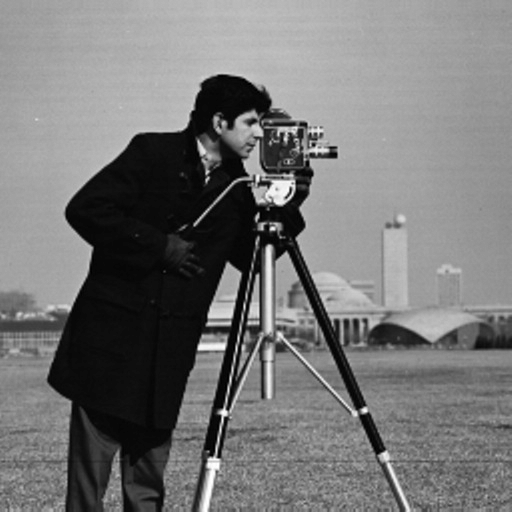
%> input picture class/cm.png, 512 x 512 px, given in place of serrano.png, which was not available
$ octave test_stgan.m   (GNU Octave 9; MATLAB toolbox functions it lacks are replaced by stand-ins)
%> lines starting %> are read from the running program, lines starting %| are printed output that depends on the picture; in (x1, y1, x2, y2) boxes, pixels count from 0 and x2, y2 are one past the last pixel; in counts of white or black regions, pixels touching at a corner belong together; the program's own positions count from 1; pictures that were not available may be replaced by others from this repository, and a replacement may not be noted
### exercises/eveaskari/Exc 18/changesize.m
function [input1, input2] = changesize(input1,input2)
%> called with input1 = 'MATLAB/serrano.png', input2 = 'MATLAB/Poem.jpg'

input1 = imread(input1);
%> input1: size 512x512 uint8; min 0, max 127, mean 24.4
input2 = imread(input2);
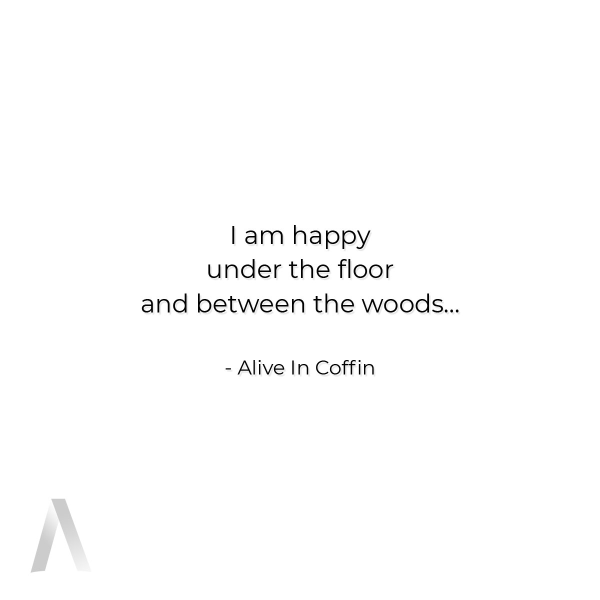
%> input picture exercises/eveaskari/Exc 18/Poem.jpg, 1200 x 1200 px (shown at 1/2 size)
%> input2 is the input picture: size 1200x1200x3 uint8; min 0, max 255, mean 252.6
[x, y] = size(input1);
%> x = 512; y = 512
%[w ,z] = size(input2);


input2 = imresize(input2, [x ,y]);
%> input2: size 512x512x3 uint8
input1 = imresize(input1, [x, y]);
end

%figure, imshow(I);
%figure, imshow(II);

### exercises/eveaskari/Exc 18/Stegano.m
function [input1, input2] = Stegano(input1, input2)

[input1, input2] = changesize(input1, input2);

indub = double(input1);

p1 = bitget(indub,1);
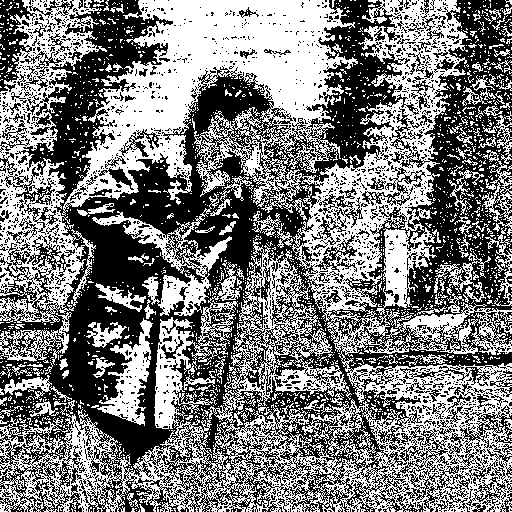
%> p1: size 512x512 logical; 48.9% white; 2051 white regions (1920 under 20 px), largest, box (x1, y1, x2, y2) and area: (0, 0, 512, 512) 91651, (0, 0, 107, 323) 13294, (92, 193, 232, 316) 3565
p2 = bitget(indub,2);
%> p2: size 512x512 logical; 46.3% white; 2190 white regions (2089 under 20 px), largest, box (x1, y1, x2, y2) and area: (0, 0, 512, 512) 104297, (0, 0, 60, 95) 2781, (161, 273, 211, 316) 807
p3 = bitget(indub,3);
%> p3: size 512x512 logical; 46.6% white; 2499 white regions (2357 under 20 px), largest, box (x1, y1, x2, y2) and area: (0, 0, 512, 512) 105714, (0, 0, 29, 92) 860, (18, 82, 72, 136) 486
p4 = bitget(indub,4);
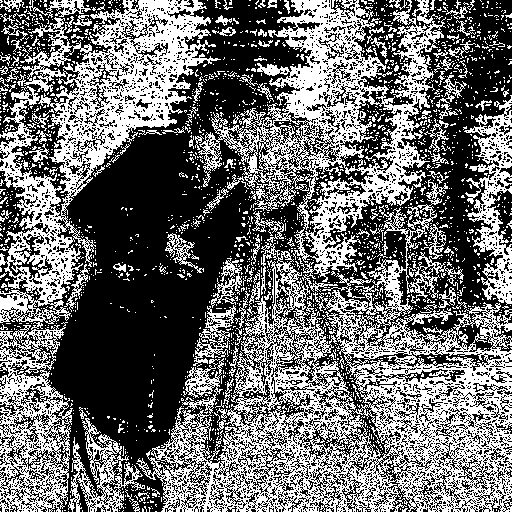
%> p4: size 512x512 logical; 42.9% white in thin lines or dots
p5 = bitget(indub,5);
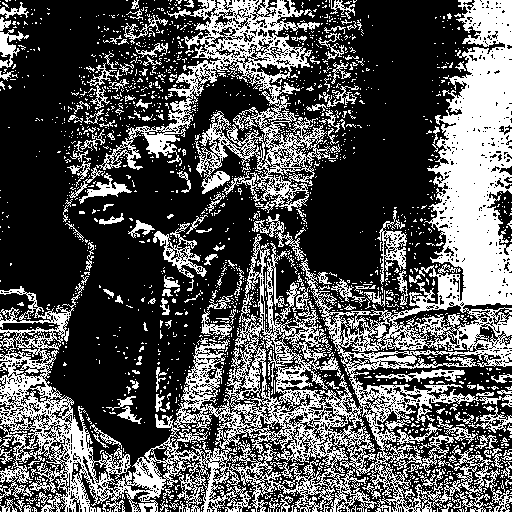
%> p5: size 512x512 logical; 34% white; 2020 white regions (1845 under 20 px), largest, box (x1, y1, x2, y2) and area: (0, 0, 512, 512) 56396, (96, 0, 340, 213) 12503, (153, 223, 207, 278) 805
p6 = bitget(indub,6);
%> p6: size 512x512 logical; 22.5% white; 1949 white regions (1787 under 20 px), largest, box (x1, y1, x2, y2) and area: (182, 232, 512, 512) 28712, (0, 412, 98, 512) 4457, (132, 420, 207, 512) 2370
p7 = bitget(indub,7);
%> p7: size 512x512 logical; 7.9% white; 947 white regions (834 under 20 px), largest, box (x1, y1, x2, y2) and area: (71, 406, 122, 512) 1690, (254, 128, 313, 180) 1092, (0, 310, 72, 376) 893
p8 = bitget(indub,8);
%> p8: size 512x512 logical; every value is 0

figure;
subplot(3,3,1); imshow(p1); title('Bitplane1');
subplot(3,3,2); imshow(p2); title('Bitplane2');
subplot(3,3,3); imshow(p3); title('Bitplane3');
subplot(3,3,4); imshow(p4); title('Bitplane4');
subplot(3,3,5); imshow(p5); title('Bitplane5');
subplot(3,3,6); imshow(p6); title('Bitplane6');
subplot(3,3,7); imshow(p7); title('Bitplane7');
subplot(3,3,8); imshow(p8); title('Bitplane8');

indub2 = double(input2);
figure, imshowpair(input1,input2, 'montage');
%> after `imshowpair(input1,input2, 'montage')`:
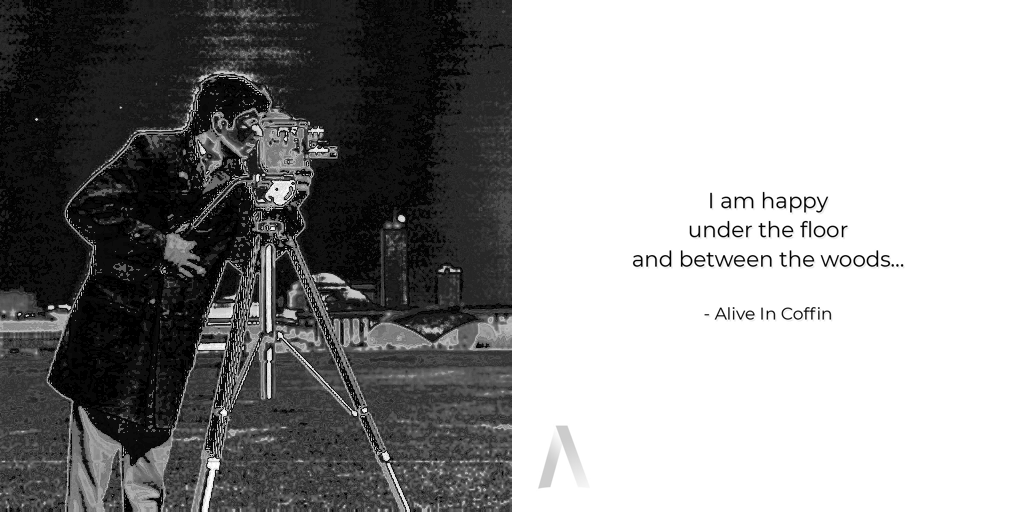
%> displayed picture: size 512x1024x3, on the screen's scale of 0 to 255; min 0, max 255, mean 150.7


imbed = 4;
msgsft = bitshift(indub,-(8-imbed));
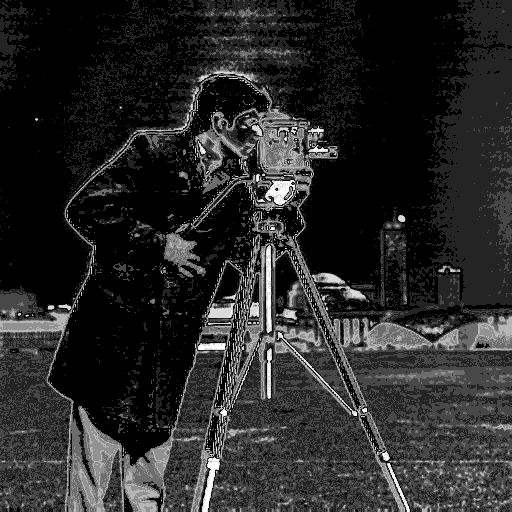
%> msgsft: size 512x512 double; min 0, max 7, mean 1.11; drawn with min black and max white
showmsg = uint8 (msgsft);
showmsg = bitshift(showmsg, 8-imbed);

inzero = indub2;

for i = 1:imbed
    inzero = bitset(showmsg,i,0);
end

inz = double(inzero);
stgan = uint8(inz + msgsft);
figure, imshow(stgan); title('steganography of images');
imwrite(stgan,'stgan.bmp');

figure;
subplot(2,2,1); imhist(input1); title('histogram of input image');
subplot(2,2,2); imhist(stgan); title('histogram of steganed image');
subplot(2,2,3); imhist(histeq(input1)); title('equ histogram of input image');
subplot(2,2,4); imhist(histeq(stgan)); title('equ histogram of steganed image');
end

### exercises/eveaskari/Exc 18/test_stgan.m
clc;
close all;
clear;

[input1, input2] = Stegano('MATLAB/serrano.png', 'MATLAB/Poem.jpg');
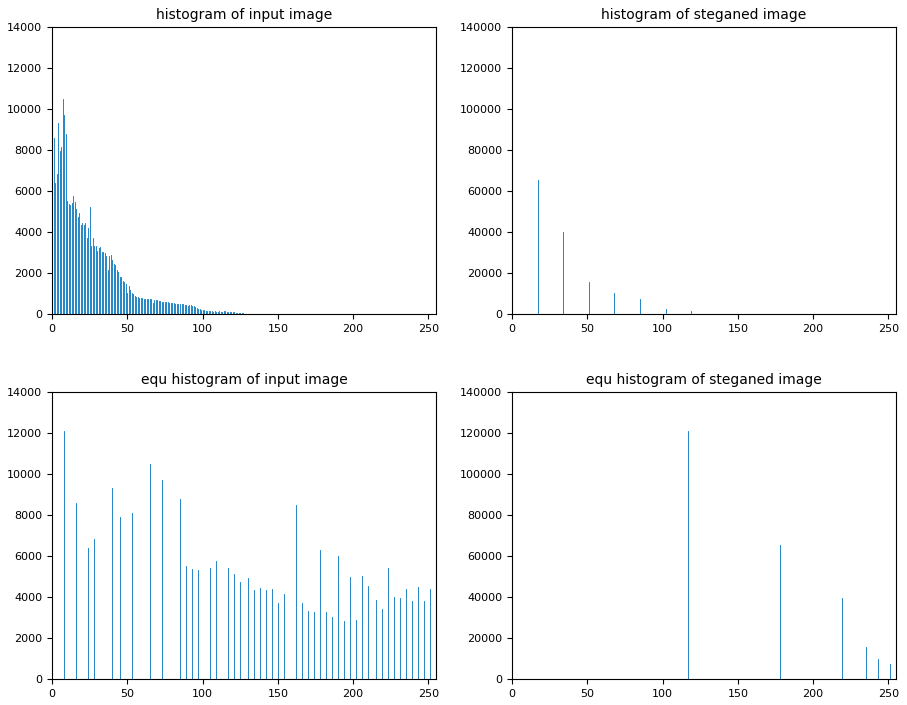
%> figure redrawn from the program's plot data, 4 panels; panel 1: highest point at x = 0, y = 12105; panel 2: highest point at x = 0, y = 120939; panel 3: highest point at x = 8, y = 12105; panel 4: highest point at x = 117, y = 120939
